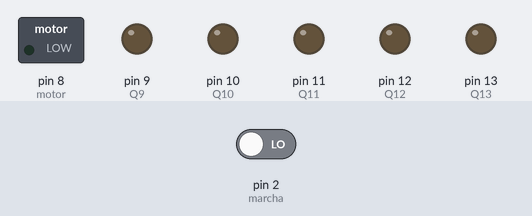
A sketch run on a simulated Arduino Uno, built with avr-gcc and run on an emulated ATmega328P. Shown: switched loads named in the sketch (green lamp = pin HIGH), output pins drawn as LEDs (lit = HIGH). Inputs (shaded band) come from the test bench; at power-on: pin 2 (marcha) LOW.

Above: at 1.2 s.
1.3 s: pin 2 (marcha) driven HIGH
At 2.3 s:
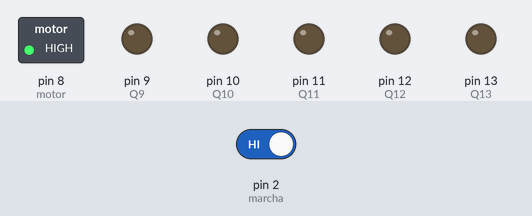
2.8 s: pin 2 (marcha) driven LOW
At 3.4 s:
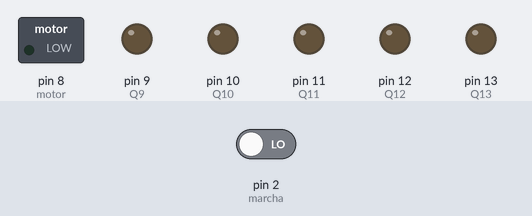
Timing chart, 0 to 5.8 s (numbered marks = the images above; inputs shaded):
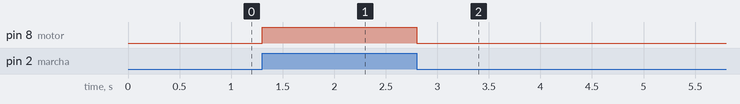

The sketch:

Pulsador_monoestable.ino
```cpp
/* ARDUINO UNO, COMO PLC - A. ARRANQUE Y PARADA MOTORES.
   A1.1 ARRANQUE CON PULSADOR MONOESTABLE.
   El pulsador Marcha activará Motor

creado por Miguel Lara Agosto 2019

 Este código ejemplo es de dominio público.

*/

// Declara variables para las Salidas Digitales y asigna pin

int motor=8; // Asigna Salida 8 al motor
int Q9=9;
int Q10=10;
int Q11=11;
int Q12=12;
int Q13=13;

// Declara variables para las Entradas Digitales y asigna pin

int marcha=2; //Asigna Entrada 2 al pulsador
int I2=3;
int I3=4;
int I4=5;
int I5=6;
int I6=7;

//Declara variables Entradas Analógicas

int QA0=A0;
int QA1=A1;
int QA2=A2;
int QA3=A3;
int QA4=A4;
int QA5=A5;


void setup() {
  // Declara los pins de Salida

  pinMode(motor,OUTPUT);
  pinMode(Q9,OUTPUT);
  pinMode(Q10,OUTPUT);
  pinMode(Q11,OUTPUT);
  pinMode(Q12,OUTPUT);
  pinMode(Q13,OUTPUT);

  // Declara los pins de Entrada

  pinMode(marcha,INPUT);
  pinMode(I2,INPUT);
  pinMode(I3,INPUT);
  pinMode(I4,INPUT);
  pinMode(I5,INPUT);
  pinMode(I6,INPUT);


}


void loop() {
  // Aquí el código que se repetirá constatemente

 digitalWrite(motor,digitalRead(marcha)); //Activa motor, segun el estado del pulsador marcha.

}
```

Measured:
- after the input at 1.3 s, pin 8 (motor): LOW → HIGH at once
- after the input at 2.8 s, pin 8 (motor): HIGH → LOW at once
